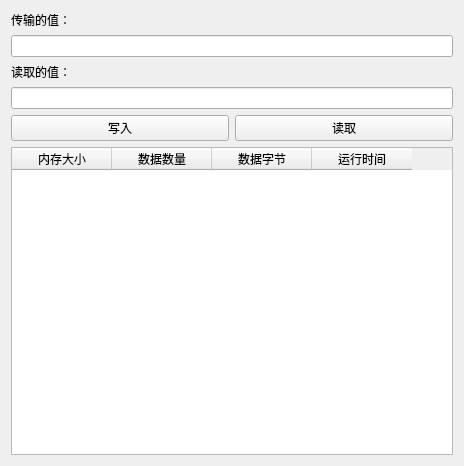
<?xml version="1.0" encoding="UTF-8"?>
<ui version="4.0">
 <class>ProcessBClass</class>
 <widget class="QMainWindow" name="ProcessBClass">
  <property name="geometry">
   <rect>
    <x>0</x>
    <y>0</y>
    <width>464</width>
    <height>466</height>
   </rect>
  </property>
  <property name="windowTitle">
   <string>ProcessB</string>
  </property>
  <widget class="QWidget" name="centralWidget">
   <layout class="QVBoxLayout" name="verticalLayout">
    <item>
     <widget class="QLabel" name="valueInputLabel">
      <property name="text">
       <string>传输的值：</string>
      </property>
     </widget>
    </item>
    <item>
     <widget class="QLineEdit" name="valueInput"/>
    </item>
    <item>
     <widget class="QLabel" name="valueOutputLabel">
      <property name="text">
       <string>读取的值：</string>
      </property>
     </widget>
    </item>
    <item>
     <widget class="QLineEdit" name="valueOutput"/>
    </item>
    <item>
     <layout class="QHBoxLayout" name="horizontalLayout">
      <item>
       <widget class="QPushButton" name="writeButton">
        <property name="text">
         <string>写入</string>
        </property>
       </widget>
      </item>
      <item>
       <widget class="QPushButton" name="readButton">
        <property name="text">
         <string>读取</string>
        </property>
       </widget>
      </item>
     </layout>
    </item>
    <item>
     <widget class="QTableWidget" name="memoryBlockTable">
      <column>
       <property name="text">
        <string>内存大小</string>
       </property>
      </column>
      <column>
       <property name="text">
        <string>数据数量</string>
       </property>
      </column>
      <column>
       <property name="text">
        <string>数据字节</string>
       </property>
      </column>
      <column>
       <property name="text">
        <string>运行时间</string>
       </property>
      </column>
     </widget>
    </item>
   </layout>
  </widget>
 </widget>
 <layoutdefault spacing="6" margin="11"/>
 <resources/>
 <connections/>
</ui>
